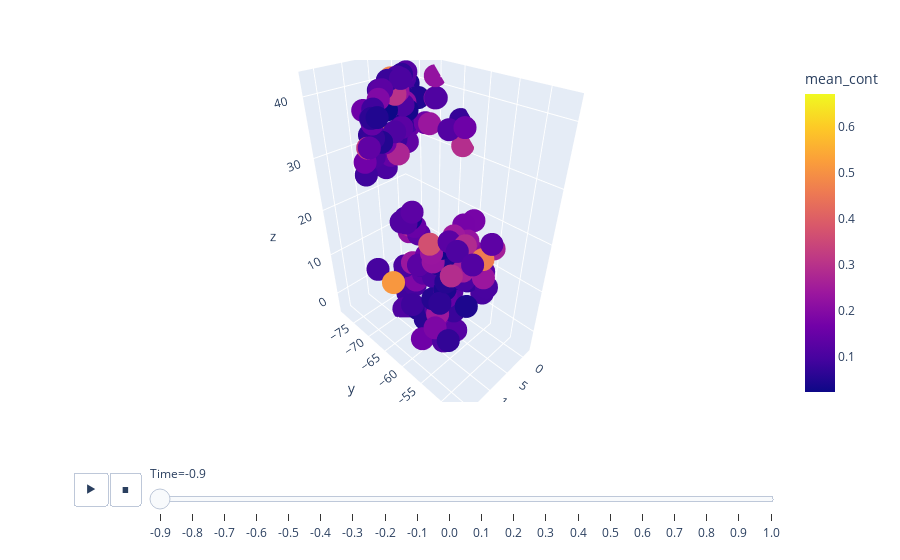

Notebook source saved alongside this figure:
### Code cell
px.scatter_3d(stim_conts, x="x", y="y", z="z", color="mean_cont", animation_frame="Time")

### Figure 1 — Plotly figure (JSON) as saved in the notebook; plotly's stock layout.template omitted (floating-point values rounded to 4 significant figures; data arrays with more than 128 entries replaced by an {"elided": "..."} marker saying what was removed)
{"data": [{"hovertemplate": "Time=-0.9<br>x=%{x}<br>y=%{y}<br>z=%{z}<br>mean_cont=%{marker.color}<extra></extra>", "legendgroup": "", "marker": {"color": {"elided": "726 float values"}, "coloraxis": "coloraxis", "symbol": "circle"}, "mode": "markers", "name": "", "scene": "scene", "showlegend": false, "type": "scatter3d", "x": {"elided": "726 float values"}, "y": {"elided": "726 float values"}, "z": {"elided": "726 float values"}}], "layout": {"coloraxis": {"colorbar": {"title": {"text": "mean_cont"}}, "colorscale": [[0, "#0d0887"], [0.1111, "#46039f"], [0.2222, "#7201a8"], [0.3333, "#9c179e"], [0.4444, "#bd3786"], [0.5556, "#d8576b"], [0.6667, "#ed7953"], [0.7778, "#fb9f3a"], [0.8889, "#fdca26"], [1, "#f0f921"]]}, "legend": {"tracegroupgap": 0}, "margin": {"t": 60}, "scene": {"domain": {"x": [0, 1], "y": [0, 1]}, "xaxis": {"title": {"text": "x"}}, "yaxis": {"title": {"text": "y"}}, "zaxis": {"title": {"text": "z"}}}, "sliders": [{"active": 0, "currentvalue": {"prefix": "Time="}, "len": 0.9, "pad": {"b": 10, "t": 60}, "steps": [{"args": [["-0.9"], {"frame": {"duration": 0, "redraw": true}, "fromcurrent": true, "mode": "immediate", "transition": {"duration": 0, "easing": "linear"}}], "label": "-0.9", "method": "animate"}, {"args": [["-0.8"], {"frame": {"duration": 0, "redraw": true}, "fromcurrent": true, "mode": "immediate", "transition": {"duration": 0, "easing": "linear"}}], "label": "-0.8", "method": "animate"}, {"args": [["-0.7"], {"frame": {"duration": 0, "redraw": true}, "fromcurrent": true, "mode": "immediate", "transition": {"duration": 0, "easing": "linear"}}], "label": "-0.7", "method": "animate"}, {"args": [["-0.6"], {"frame": {"duration": 0, "redraw": true}, "fromcurrent": true, "mode": "immediate", "transition": {"duration": 0, "easing": "linear"}}], "label": "-0.6", "method": "animate"}, {"args": [["-0.5"], {"frame": {"duration": 0, "redraw": true}, "fromcurrent": true, "mode": "immediate", "transition": {"duration": 0, "easing": "linear"}}], "label": "-0.5", "method": "animate"}, {"args": [["-0.4"], {"frame": {"duration": 0, "redraw": true}, "fromcurrent": true, "mode": "immediate", "transition": {"duration": 0, "easing": "linear"}}], "label": "-0.4", "method": "animate"}, {"args": [["-0.3"], {"frame": {"duration": 0, "redraw": true}, "fromcurrent": true, "mode": "immediate", "transition": {"duration": 0, "easing": "linear"}}], "label": "-0.3", "method": "animate"}, {"args": [["-0.2"], {"frame": {"duration": 0, "redraw": true}, "fromcurrent": true, "mode": "immediate", "transition": {"duration": 0, "easing": "linear"}}], "label": "-0.2", "method": "animate"}, {"args": [["-0.1"], {"frame": {"duration": 0, "redraw": true}, "fromcurrent": true, "mode": "immediate", "transition": {"duration": 0, "easing": "linear"}}], "label": "-0.1", "method": "animate"}, {"args": [["0.0"], {"frame": {"duration": 0, "redraw": true}, "fromcurrent": true, "mode": "immediate", "transition": {"duration": 0, "easing": "linear"}}], "label": "0.0", "method": "animate"}, {"args": [["0.1"], {"frame": {"duration": 0, "redraw": true}, "fromcurrent": true, "mode": "immediate", "transition": {"duration": 0, "easing": "linear"}}], "label": "0.1", "method": "animate"}, {"args": [["0.2"], {"frame": {"duration": 0, "redraw": true}, "fromcurrent": true, "mode": "immediate", "transition": {"duration": 0, "easing": "linear"}}], "label": "0.2", "method": "animate"}, {"args": [["0.3"], {"frame": {"duration": 0, "redraw": true}, "fromcurrent": true, "mode": "immediate", "transition": {"duration": 0, "easing": "linear"}}], "label": "0.3", "method": "animate"}, {"args": [["0.4"], {"frame": {"duration": 0, "redraw": true}, "fromcurrent": true, "mode": "immediate", "transition": {"duration": 0, "easing": "linear"}}], "label": "0.4", "method": "animate"}, {"args": [["0.5"], {"frame": {"duration": 0, "redraw": true}, "fromcurrent": true, "mode": "immediate", "transition": {"duration": 0, "easing": "linear"}}], "label": "0.5", "method": "animate"}, {"args": [["0.6"], {"frame": {"duration": 0, "redraw": true}, "fromcurrent": true, "mode": "immediate", "transition": {"duration": 0, "easing": "linear"}}], "label": "0.6", "method": "animate"}, {"args": [["0.7"], {"frame": {"duration": 0, "redraw": true}, "fromcurrent": true, "mode": "immediate", "transition": {"duration": 0, "easing": "linear"}}], "label": "0.7", "method": "animate"}, {"args": [["0.8"], {"frame": {"duration": 0, "redraw": true}, "fromcurrent": true, "mode": "immediate", "transition": {"duration": 0, "easing": "linear"}}], "label": "0.8", "method": "animate"}, {"args": [["0.9"], {"frame": {"duration": 0, "redraw": true}, "fromcurrent": true, "mode": "immediate", "transition": {"duration": 0, "easing": "linear"}}], "label": "0.9", "method": "animate"}, {"args": [["1.0"], {"frame": {"duration": 0, "redraw": true}, "fromcurrent": true, "mode": "immediate", "transition": {"duration": 0, "easing": "linear"}}], "label": "1.0", "method": "animate"}], "x": 0.1, "xanchor": "left", "y": 0, "yanchor": "top"}], "updatemenus": [{"buttons": [{"args": [null, {"frame": {"duration": 500, "redraw": true}, "fromcurrent": true, "mode": "immediate", "transition": {"duration": 500, "easing": "linear"}}], "label": "&#9654;", "method": "animate"}, {"args": [[null], {"frame": {"duration": 0, "redraw": true}, "fromcurrent": true, "mode": "immediate", "transition": {"duration": 0, "easing": "linear"}}], "label": "&#9724;", "method": "animate"}], "direction": "left", "pad": {"r": 10, "t": 70}, "showactive": false, "type": "buttons", "x": 0.1, "xanchor": "right", "y": 0, "yanchor": "top"}]}}
